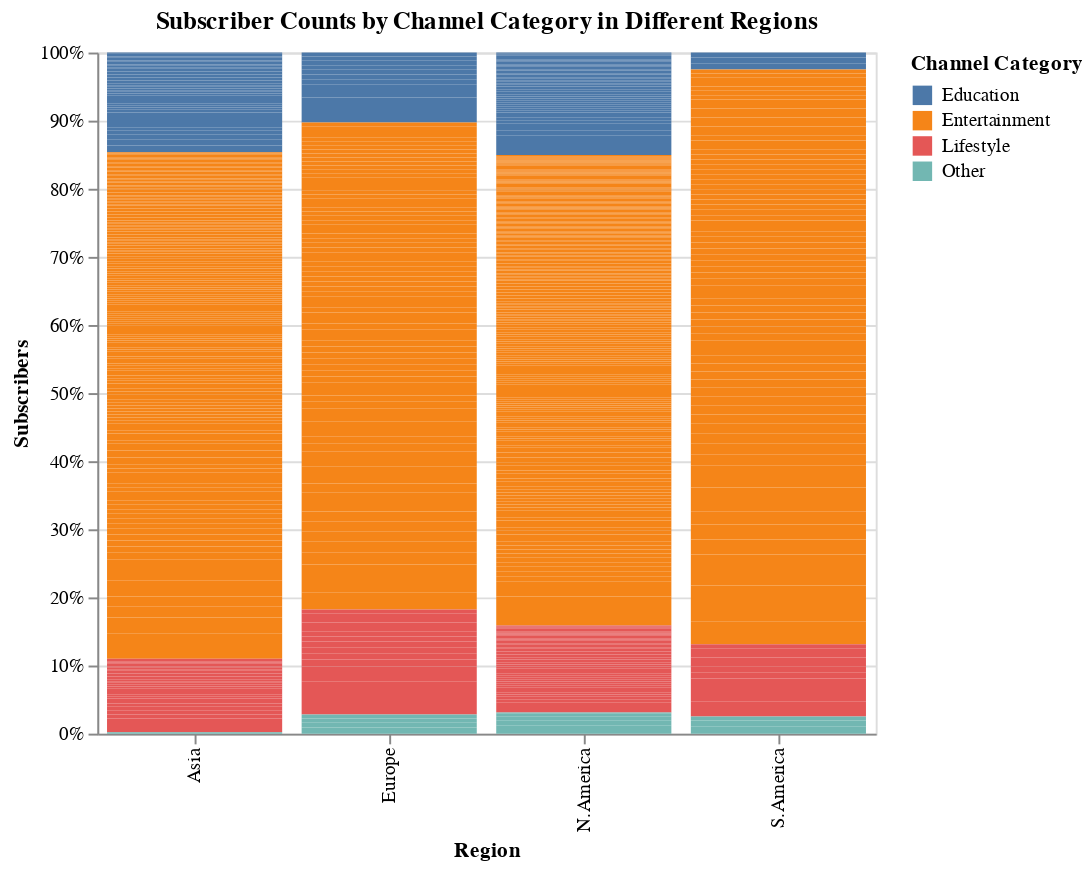

Write notebook code for a chart like this one.
### Code cell
chart1 = alt.Chart(clean_df).mark_bar().encode(
    alt.Y('subscribers:Q', title = 'Subscribers').stack('normalize'),
    alt.X('region:N', title = 'Region'),
    alt.Color('channel_category', title = 'Channel Category')
).properties(title = 'Subscriber Counts by Channel Category in Different Regions', width = 400, height=350)
chart1

### Figure 1 — Vega-Lite specification as saved in the notebook (floating-point values rounded to 4 significant figures; data arrays with more than 128 entries replaced by an {"elided": "..."} marker saying what was removed)
{"config": {"view": {"continuousWidth": 300, "continuousHeight": 300}}, "data": {"name": "data-f860b324a9275f2d437e5bd9749416fd"}, "mark": {"type": "bar"}, "encoding": {"color": {"field": "channel_category", "title": "Channel Category", "type": "nominal"}, "x": {"field": "region", "title": "Region", "type": "nominal"}, "y": {"field": "subscribers", "stack": "normalize", "title": "Subscribers", "type": "quantitative"}}, "height": 350, "title": "Subscriber Counts by Channel Category in Different Regions", "width": 400, "$schema": "https://vega.github.io/schema/vega-lite/v5.14.1.json", "datasets": {"data-f860b324a9275f2d437e5bd9749416fd": {"elided": "811 records"}}}
